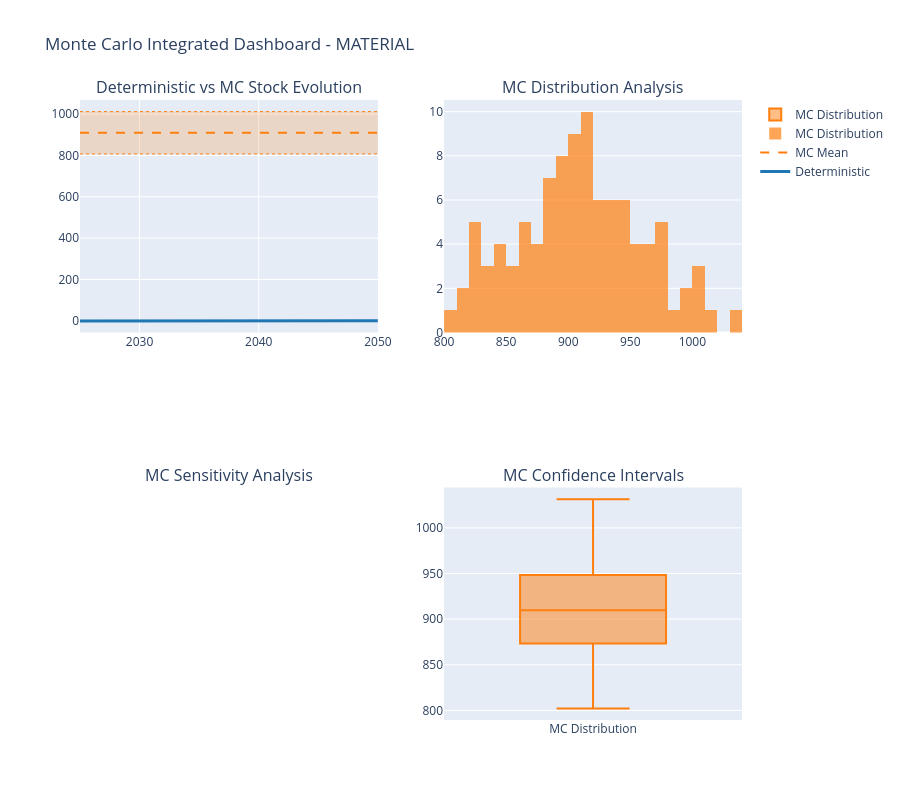

Write notebook code for a chart like this one.
### Code cell
print("🎲 Creating integrated Monte Carlo dashboard...")
try:
    # Create sample MC results for demonstration (replace with actual MC data)
    if has_mc:
        # Generate sample MC results for demonstration
        n_iterations = 100
        mc_results = pd.DataFrame({
            'iteration': range(n_iterations),
            'Total_Stock_material': np.random.normal(924.6, 50, n_iterations),
            'Total_Stock_WC': np.random.normal(0, 5, n_iterations),
            'Total_Stock_DM': np.random.normal(0, 5, n_iterations),
            'Total_Stock_CC': np.random.normal(0, 2, n_iterations),
            'parameter_1': np.random.uniform(0.8, 1.2, n_iterations),
            'parameter_2': np.random.uniform(0.9, 1.1, n_iterations)
        })
        
        # Use the new integrated MC dashboard
        plotting.plot_monte_carlo_integrated_dashboard(
            mfa_system_with_results, mc_results, dsm_params, fomp_params
        )
        print("✅ Integrated Monte Carlo dashboard created")
        print("   📊 4-Panel Layout: Deterministic vs MC, Distribution, Sensitivity, Confidence")
        print("   🎯 Features: Real-time updates, confidence intervals, error bands")
        print("   📈 Analysis: Parameter sensitivity, correlation matrices")
    else:
        print("ℹ️ Monte Carlo analysis not available (no uncertainty parameters)")
        print("   To enable MC analysis, add uncertainty parameters to your input file.")
except Exception as e:
    print(f"⚠️ Could not create Monte Carlo dashboard: {e}")
    import traceback
    traceback.print_exc()

### Figure 1 — Plotly figure (JSON) as saved in the notebook; plotly's stock layout.template omitted (floating-point values rounded to 4 significant figures)
{"data": [{"line": {"color": "#1f77b4", "width": 3}, "mode": "lines", "name": "Deterministic", "showlegend": true, "type": "scatter", "x": [2025, 2026, 2027, 2028, 2029, 2030, 2031, 2032, 2033, 2034, 2035, 2036, 2037, 2038, 2039, 2040, 2041, 2042, 2043, 2044, 2045, 2046, 2047, 2048, 2049, 2050], "xaxis": "x", "y": [0, -3.553e-15, 0, 0, 0, 0, -2.842e-14, -2.842e-14, -2.842e-14, -2.842e-14, -5.684e-14, -5.684e-14, 0, 0, 5.684e-14, 0, 0, 0, 0, 0, 0, 0, 0, 0, 0, 1.137e-13], "yaxis": "y"}, {"line": {"color": "#ff7f0e", "dash": "dash", "width": 2}, "mode": "lines", "name": "MC Mean", "showlegend": true, "type": "scatter", "x": [2025, 2026, 2027, 2028, 2029, 2030, 2031, 2032, 2033, 2034, 2035, 2036, 2037, 2038, 2039, 2040, 2041, 2042, 2043, 2044, 2045, 2046, 2047, 2048, 2049, 2050], "xaxis": "x", "y": [909.6, 909.6, 909.6, 909.6, 909.6, 909.6, 909.6, 909.6, 909.6, 909.6, 909.6, 909.6, 909.6, 909.6, 909.6, 909.6, 909.6, 909.6, 909.6, 909.6, 909.6, 909.6, 909.6, 909.6, 909.6, 909.6], "yaxis": "y"}, {"line": {"color": "#ff7f0e", "dash": "dot", "width": 1}, "mode": "lines", "name": "MC +2σ", "showlegend": false, "type": "scatter", "x": [2025, 2026, 2027, 2028, 2029, 2030, 2031, 2032, 2033, 2034, 2035, 2036, 2037, 2038, 2039, 2040, 2041, 2042, 2043, 2044, 2045, 2046, 2047, 2048, 2049, 2050], "xaxis": "x", "y": [1012.0, 1012.0, 1012.0, 1012.0, 1012.0, 1012.0, 1012.0, 1012.0, 1012.0, 1012.0, 1012.0, 1012.0, 1012.0, 1012.0, 1012.0, 1012.0, 1012.0, 1012.0, 1012.0, 1012.0, 1012.0, 1012.0, 1012.0, 1012.0, 1012.0, 1012.0], "yaxis": "y"}, {"fill": "tonexty", "fillcolor": "rgba(255,127,14,0.2)", "line": {"color": "#ff7f0e", "dash": "dot", "width": 1}, "mode": "lines", "name": "MC -2σ", "showlegend": false, "type": "scatter", "x": [2025, 2026, 2027, 2028, 2029, 2030, 2031, 2032, 2033, 2034, 2035, 2036, 2037, 2038, 2039, 2040, 2041, 2042, 2043, 2044, 2045, 2046, 2047, 2048, 2049, 2050], "xaxis": "x", "y": [807.4, 807.4, 807.4, 807.4, 807.4, 807.4, 807.4, 807.4, 807.4, 807.4, 807.4, 807.4, 807.4, 807.4, 807.4, 807.4, 807.4, 807.4, 807.4, 807.4, 807.4, 807.4, 807.4, 807.4, 807.4, 807.4], "yaxis": "y"}, {"marker": {"color": "#ff7f0e"}, "name": "MC Distribution", "nbinsx": 30, "opacity": 0.7, "type": "histogram", "x": [911.1, 929.3, 914.9, 971.0, 958.7, 883.3, 969.6, 903.1, 923.4, 910.4, 837.3, 917.7, 906.5, 895.4, 802.2, 827.1, 889.4, 936.5, 873.4, 969.4, 862.6, 958.6, 993.6, 815.4, 916.1, 913.6, 1010.0, 859.6, 826.5, 908.9, 901.0, 908.6, 949.5, 960.9, 860.2, 958.4, 895.4, 902.2, 993.8, 862.7, 889.6, 827.0, 949.3, 889.8, 892.3, 840.6, 930.3, 929.3, 949.7, 929.8, 941.0, 1032.0, 1008.0, 853.5, 938.7, 898.6, 896.3, 897.1, 1015.0, 889.4, 912.6, 961.4, 844.1, 860.7, 848.0, 873.4, 925.5, 977.4, 958.6, 900.3, 972.4, 884.6, 972.6, 921.0, 842.3, 909.8, 887.2, 932.8, 868.8, 909.8, 832.1, 936.9, 932.2, 835.0, 897.9, 824.6, 949.8, 918.6, 947.6, 872.8, 985.0, 972.3, 821.6, 859.5, 895.4, 1001.0, 919.4, 918.3, 876.3, 817.7], "xaxis": "x2", "yaxis": "y2"}, {"boxpoints": "outliers", "marker": {"color": "#ff7f0e"}, "name": "MC Distribution", "type": "box", "xaxis": "x4", "y": [911.1, 929.3, 914.9, 971.0, 958.7, 883.3, 969.6, 903.1, 923.4, 910.4, 837.3, 917.7, 906.5, 895.4, 802.2, 827.1, 889.4, 936.5, 873.4, 969.4, 862.6, 958.6, 993.6, 815.4, 916.1, 913.6, 1010.0, 859.6, 826.5, 908.9, 901.0, 908.6, 949.5, 960.9, 860.2, 958.4, 895.4, 902.2, 993.8, 862.7, 889.6, 827.0, 949.3, 889.8, 892.3, 840.6, 930.3, 929.3, 949.7, 929.8, 941.0, 1032.0, 1008.0, 853.5, 938.7, 898.6, 896.3, 897.1, 1015.0, 889.4, 912.6, 961.4, 844.1, 860.7, 848.0, 873.4, 925.5, 977.4, 958.6, 900.3, 972.4, 884.6, 972.6, 921.0, 842.3, 909.8, 887.2, 932.8, 868.8, 909.8, 832.1, 936.9, 932.2, 835.0, 897.9, 824.6, 949.8, 918.6, 947.6, 872.8, 985.0, 972.3, 821.6, 859.5, 895.4, 1001.0, 919.4, 918.3, 876.3, 817.7], "yaxis": "y4"}], "layout": {"annotations": [{"font": {"size": 16}, "showarrow": false, "text": "Deterministic vs MC Stock Evolution", "x": 0.225, "xanchor": "center", "xref": "paper", "y": 1, "yanchor": "bottom", "yref": "paper"}, {"font": {"size": 16}, "showarrow": false, "text": "MC Distribution Analysis", "x": 0.775, "xanchor": "center", "xref": "paper", "y": 1, "yanchor": "bottom", "yref": "paper"}, {"font": {"size": 16}, "showarrow": false, "text": "MC Sensitivity Analysis", "x": 0.225, "xanchor": "center", "xref": "paper", "y": 0.375, "yanchor": "bottom", "yref": "paper"}, {"font": {"size": 16}, "showarrow": false, "text": "MC Confidence Intervals", "x": 0.775, "xanchor": "center", "xref": "paper", "y": 0.375, "yanchor": "bottom", "yref": "paper"}], "height": 800, "showlegend": true, "title": {"text": "Monte Carlo Integrated Dashboard - MATERIAL"}, "xaxis": {"anchor": "y", "domain": [0, 0.45]}, "xaxis2": {"anchor": "y2", "domain": [0.55, 1]}, "xaxis3": {"anchor": "y3", "domain": [0, 0.45]}, "xaxis4": {"anchor": "y4", "domain": [0.55, 1]}, "yaxis": {"anchor": "x", "domain": [0.625, 1]}, "yaxis2": {"anchor": "x2", "domain": [0.625, 1]}, "yaxis3": {"anchor": "x3", "domain": [0, 0.375]}, "yaxis4": {"anchor": "x4", "domain": [0, 0.375]}}}
